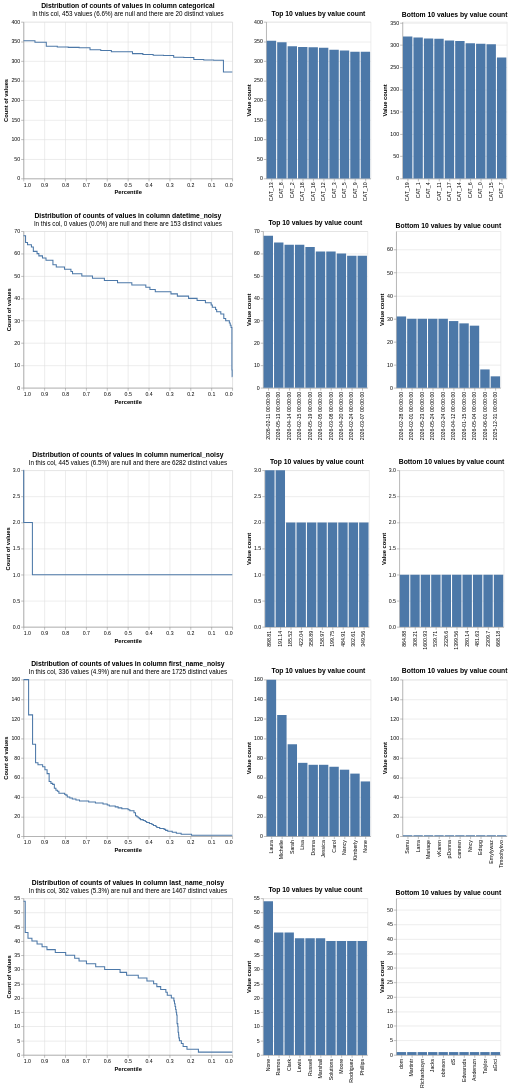

The cell this chart's notebook holds for it:
### Markdown cell above
### We can take a look at the distributions of the data with profile_columns

### Code cell
from splink.exploratory import profile_columns

db_api = build_api_with_con(MEM_LIMIT, TEMP_DIR)

profile_columns(
    [df1, df2],
    db_api=db_api,
    column_expressions=[
        "categorical",
        "datetime_noisy",
        "numerical_noisy",
        "first_name_noisy",
        "last_name_noisy"
    ],
)
